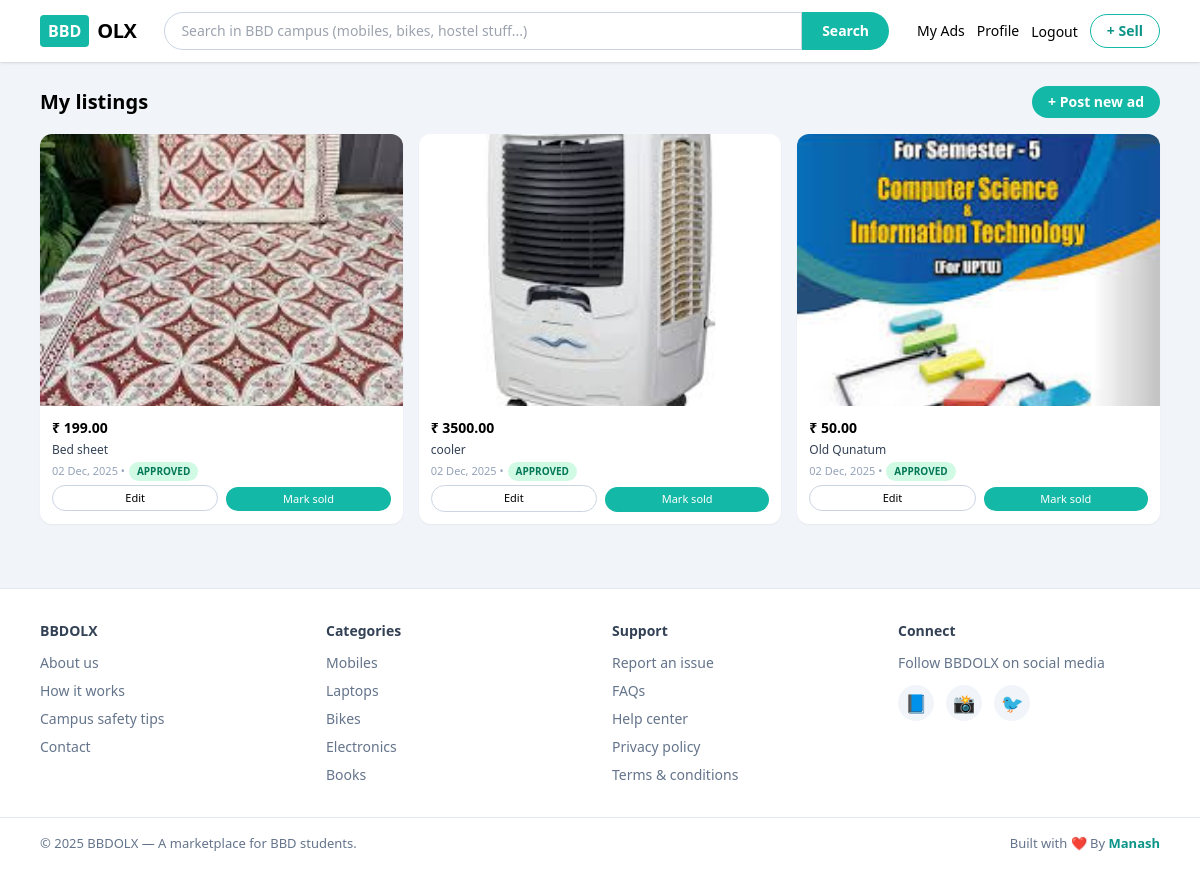
Page /my-listings/ (signed in) on the committed database.
### market/models.py (models this page shows, shortened)
class Product(models.Model):
    CONDITION_CHOICES = [
        ('NEW', 'New'),
        ('LIKE_NEW', 'Like New'),
        ('USED', 'Used'),
    ]
    STATUS_CHOICES = [
        ('PENDING', 'Pending Review'),
        ('APPROVED', 'Approved'),
        ('REJECTED', 'Rejected'),
        ('SOLD', 'Sold Out'),
    ]
    title = models.CharField(max_length=200)
    description = models.TextField()
    category = models.ForeignKey(
        Category,
        on_delete=models.CASCADE,
        related_name='products'
    )
    price = models.DecimalField(max_digits=10, decimal_places=2)
    condition = models.CharField(max_length=20, choices=CONDITION_CHOICES)
    image = models.ImageField(upload_to='products/')
    owner = models.ForeignKey(
        User,
        on_delete=models.CASCADE,
        related_name='products'
    )
    city_campus = models.CharField(max_length=100, default='BBD Campus')
    created_at = models.DateTimeField(auto_now_add=True)
    is_sold = models.BooleanField(default=False)
    status = models.CharField(
        max_length=10,
        choices=STATUS_CHOICES,
        default='PENDING'
    )
    rejection_reason = models.TextField(blank=True, null=True)

### market/views.py (the view)
# urls.py: path('my-listings/', views.my_listings, name='my_listings'),
@login_required
def my_listings(request):
    products = Product.objects.filter(owner=request.user).order_by("-created_at")
    return render(request, "market/my_listings.html", {"products": products})

### market/context_processors.py (called while the page is built)
def notifications_processor(request):
    if request.user.is_authenticated:
        return {
            "unread_notifications": Notification.objects.filter(
                user=request.user, is_read=False
            )
        }
    return {"unread_notifications": []}

### market/templates/market/my_listings.html (shortened to what this page needs)
{% extends "market/base.html" %}
{% block content %}
<div class="flex items-center justify-between mb-4">
  <h1 class="text-xl font-semibold">My listings</h1>
  <a href="{% url 'product_add' %}"
     class="text-sm bg-teal-500 text-white px-4 py-1.5 rounded-full font-semibold hover:bg-teal-600">
    + Post new ad
  </a>
</div>
{% if products %}
  <div class="grid grid-cols-1 sm:grid-cols-2 md:grid-cols-3 gap-4">
    {% for product in products %}
      <div class="bg-white rounded-xl shadow-sm overflow-hidden flex flex-col">
        <a href="{% url 'product_detail' product.pk %}">
          <div class="relative aspect-[4/3] bg-slate-100 overflow-hidden">
            <img src="{{ product.image.url }}" class="w-full h-full object-cover">
          </div>
        </a>
        <div class="p-3 space-y-1">
          <p class="text-sm font-semibold">₹ {{ product.price }}</p>
          <p class="text-xs text-slate-700 line-clamp-2">{{ product.title }}</p>
          <p class="text-[11px] text-slate-400 flex items-center gap-1">
            {{ product.created_at|date:"d M, Y" }}
            {% if product.status == 'SOLD' %}
              •
              <span class="inline-flex items-center px-2 py-0.5 rounded-full bg-red-500 text-white text-[10px] font-semibold">
                SOLD OUT
              </span>
            {% else %}
              •
              {% if product.status == 'PENDING' %}
                <span class="inline-flex items-center px-2 py-0.5 rounded-full bg-amber-100 text-amber-700 text-[10px] font-semibold">
                  PENDING REVIEW
                </span>
              {% elif product.status == 'APPROVED' %}
                <span class="inline-flex items-center px-2 py-0.5 rounded-full bg-emerald-100 text-emerald-700 text-[10px] font-semibold">
                  APPROVED
                </span>
              {% elif product.status == 'REJECTED' %}
                <span class="inline-flex items-center px-2 py-0.5 rounded-full bg-rose-100 text-rose-700 text-[10px] font-semibold">
                  REJECTED
                </span>
              {% endif %}
            {% endif %}
          </p>
          <div class="flex gap-2 mt-2">
  <a href="{% url 'product_edit' product.pk %}"
     class="flex-1 text-center text-[11px] border border-slate-300 rounded-full py-1 hover:border-teal-500">
    Edit
  </a>
  {% if product.status != 'SOLD' %}
    <form method="post" action="{% url 'product_sold' product.pk %}" class="flex-1">
      <button type="submit"
              class="w-full text-center text-[11px] rounded-full py-1 bg-teal-500 text-white hover:bg-teal-600">
        Mark sold
      </button>
    </form>
  {% endif %}
</div>
        </div>
      </div>
    {% endfor %}
  </div>
{% else %}
  <div class="bg-white rounded-xl p-6 text-center text-sm text-slate-500">
    You haven’t posted anything yet.
    <a href="{% url 'product_add' %}" class="text-teal-600 font-semibold">Create your first ad.</a>
  </div>
{% endif %}
{% endblock %}

### rows in the picture
Product: image (picture), price "199.00", title "Bed sheet", created_at "02 Dec, 2025", status "APPROVED"
Product: image (picture), price "3500.00", title "cooler", created_at "02 Dec, 2025", status "APPROVED"
Product: image (picture), price "50.00", title "Old Qunatum", created_at "02 Dec, 2025", status "APPROVED"
